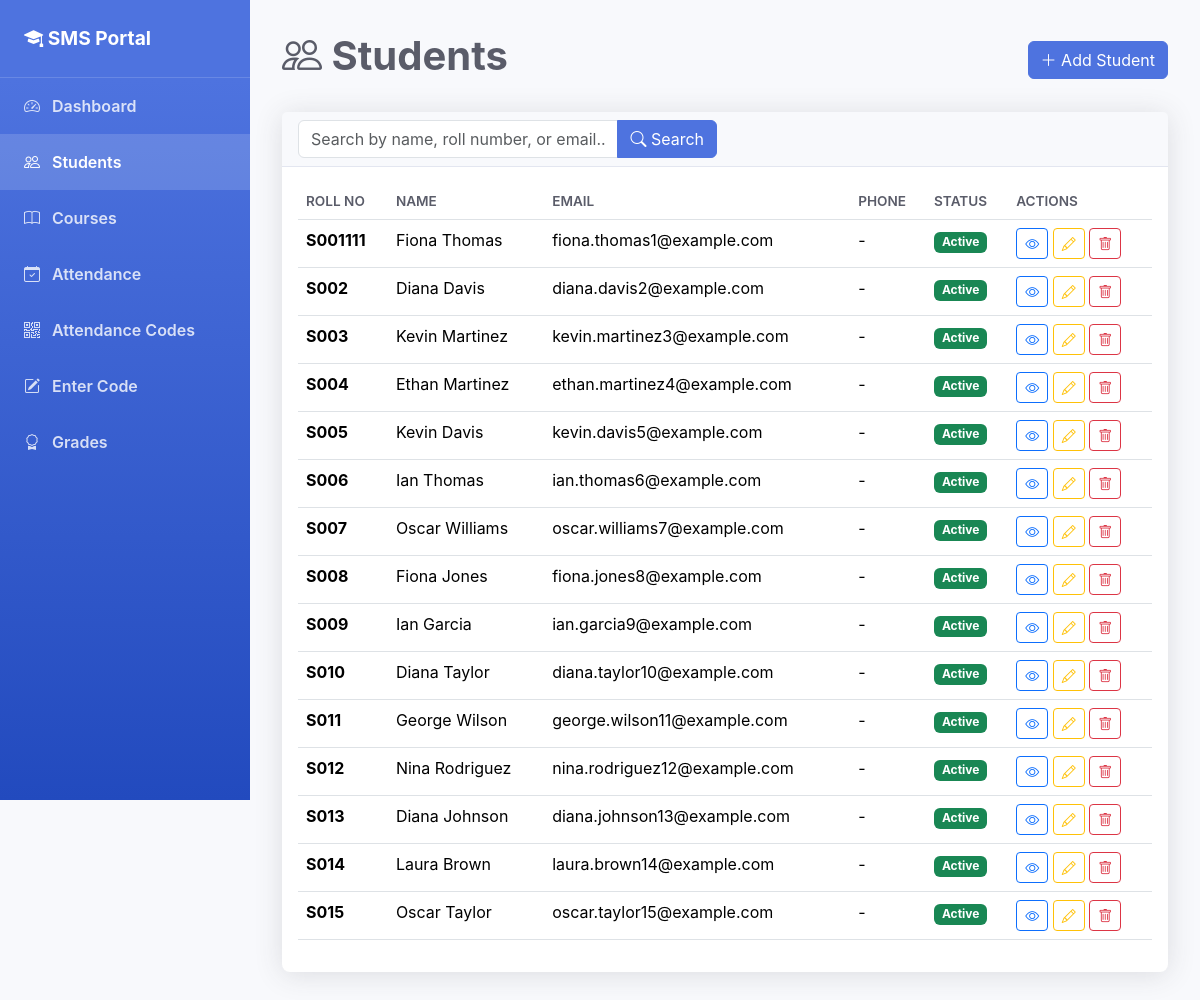
The page /students/ on the database its author committed.
### students/models.py (models this page shows, shortened)
class Student(models.Model):
    GENDER_CHOICES = [
        ('M', 'Male'),
        ('F', 'Female'),
        ('O', 'Other'),
    ]
    roll_number = models.CharField(max_length=20, unique=True)
    first_name = models.CharField(max_length=50)
    last_name = models.CharField(max_length=50)
    email = models.EmailField(unique=True)
    phone = models.CharField(max_length=15, blank=True)
    gender = models.CharField(max_length=1, choices=GENDER_CHOICES, default='M')
    date_of_birth = models.DateField()
    address = models.TextField(blank=True)
    enrollment_date = models.DateField(auto_now_add=True)
    courses = models.ManyToManyField(Course, blank=True, related_name='students')
    is_active = models.BooleanField(default=True)
    photo = models.ImageField(upload_to='student_photos/', blank=True, null=True)
    created_at = models.DateTimeField(auto_now_add=True)
    updated_at = models.DateTimeField(auto_now=True)
    @property
    def full_name(self):
        return f"{self.first_name} {self.last_name}"
    class Meta:
        ordering = ['roll_number']

### students/views.py (the view, shortened to what this page needs)
# urls.py: path('students/', views.student_list, name='student_list'),
def student_list(request):
    query = request.GET.get('q', '')
    students = Student.objects.all()
    context = {'students': students, 'query': query}
    return render(request, 'students/student_list.html', context)

### students/templates/students/student_list.html (shortened to what this page needs)
{% extends 'students/base.html' %}
{% block content %}
<div class="page-header d-flex justify-content-between align-items-center">
    <h1><i class="bi bi-people"></i> Students</h1>
    <a href="{% url 'student_create' %}" class="btn btn-primary">
        <i class="bi bi-plus-lg"></i> Add Student
    </a>
</div>
<div class="card">
    <div class="card-header">
        <form method="GET" class="row g-3">
            <div class="col-md-6">
                <div class="input-group">
                    <input type="text" class="form-control" name="q" value="{{ query }}" placeholder="Search by name, roll number, or email...">
                    <button class="btn btn-primary" type="submit">
                        <i class="bi bi-search"></i> Search
                    </button>
                </div>
            </div>
        </form>
    </div>
    <div class="card-body">
        {% if students %}
            <div class="table-responsive">
                <table class="table table-hover">
                    <thead>
                        <tr>
                            <th>Roll No</th>
                            <th>Name</th>
                            <th>Email</th>
                            <th>Phone</th>
                            <th>Status</th>
                            <th>Actions</th>
                        </tr>
                    </thead>
                    <tbody>
                        {% for student in students %}
                        <tr>
                            <td><strong>{{ student.roll_number }}</strong></td>
                            <td>{{ student.full_name }}</td>
                            <td>{{ student.email }}</td>
                            <td>{{ student.phone|default:"-" }}</td>
                            <td>
                                {% if student.is_active %}
                                    <span class="badge bg-success">Active</span>
                                {% else %}
                                    <span class="badge bg-secondary">Inactive</span>
                                {% endif %}
                            </td>
                            <td>
                                <a href="{% url 'student_detail' student.pk %}" class="btn btn-sm btn-outline-primary" title="View">
                                    <i class="bi bi-eye"></i>
                                </a>
                                <a href="{% url 'student_update' student.pk %}" class="btn btn-sm btn-outline-warning" title="Edit">
                                    <i class="bi bi-pencil"></i>
                                </a>
                                <a href="{% url 'student_delete' student.pk %}" class="btn btn-sm btn-outline-danger" title="Delete">
                                    <i class="bi bi-trash"></i>
                                </a>
                            </td>
                        </tr>
                        {% endfor %}
                    </tbody>
                </table>
            </div>
        {% else %}
            <div class="text-center py-5">
                <i class="bi bi-people" style="font-size: 4rem; color: #ccc;"></i>
                <p class="text-muted mt-3">No students found.</p>
                <a href="{% url 'student_create' %}" class="btn btn-primary">Add First Student</a>
            </div>
        {% endif %}
    </div>
</div>
{% endblock %}

### students/templates/students/base.html (shortened to what this page needs)
<!DOCTYPE html>
<html lang="en">
<head>
    <link href="https://cdn.jsdelivr.net/npm/bootstrap@5.3.2/dist/css/bootstrap.min.css" rel="stylesheet">
    <link href="https://cdn.jsdelivr.net/npm/bootstrap-icons@1.11.1/font/bootstrap-icons.css" rel="stylesheet">
</head>
<body>
    <nav class="sidebar">
        <a href="{% url 'dashboard' %}" class="brand-text">
            <i class="bi bi-mortarboard-fill"></i> SMS Portal
        </a>
        <ul class="nav flex-column">
            <li class="nav-item">
                <a class="nav-link {% if request.resolver_match.url_name == 'dashboard' %}active{% endif %}" href="{% url 'dashboard' %}">
                    <i class="bi bi-speedometer2"></i> Dashboard
                </a>
            </li>
            <li class="nav-item">
                <a class="nav-link {% if 'student' in request.resolver_match.url_name %}active{% endif %}" href="{% url 'student_list' %}">
                    <i class="bi bi-people"></i> Students
                </a>
            </li>
            <li class="nav-item">
                <a class="nav-link {% if 'course' in request.resolver_match.url_name %}active{% endif %}" href="{% url 'course_list' %}">
                    <i class="bi bi-book"></i> Courses
                </a>
            </li>
            <li class="nav-item">
                <a class="nav-link " href="{% url 'attendance_list' %}">
                    <i class="bi bi-calendar-check"></i> Attendance
                </a>
            </li>
            <li class="nav-item">
                <a class="nav-link {% if 'attendance_session' in request.resolver_match.url_name %}active{% endif %}" href="{% url 'attendance_session_list' %}">
                    <i class="bi bi-qr-code"></i> Attendance Codes
                </a>
            </li>
            <li class="nav-item">
                <a class="nav-link {% if request.resolver_match.url_name == 'mark_attendance_code' %}active{% endif %}" href="{% url 'mark_attendance_code' %}">
                    <i class="bi bi-pencil-square"></i> Enter Code
                </a>
            </li>
            <li class="nav-item">
                <a class="nav-link {% if 'grade' in request.resolver_match.url_name %}active{% endif %}" href="{% url 'grade_list' %}">
                    <i class="bi bi-award"></i> Grades
                </a>
            </li>
        </ul>
    </nav>
    <div class="main-content">
        {% block content %}{% endblock %}
    </div>
</body>
</html>

### students/templates/students/base.html (style rules this page uses)
:root { --primary-color: #4e73df; --secondary-color: #858796; --success-color: #1cc88a; --info-color: #36b9cc; --warning-color: #f6c23e; --danger-color: #e74a3b; }
body { background-color: #f8f9fc; font-family: 'Nunito', -apple-system, BlinkMacSystemFont, 'Segoe UI', Roboto, sans-serif; }
.sidebar { min-height: 100vh; background: linear-gradient(180deg, #4e73df 10%, #224abe 100%); width: 250px; position: fixed; left: 0; top: 0; z-index: 100; }
.sidebar .nav-link { color: rgba(255, 255, 255, 0.8); padding: 1rem 1.5rem; font-weight: 600; transition: all 0.2s; }
.sidebar .nav-link.active { color: #fff; background-color: rgba(255, 255, 255, 0.15); }
.sidebar .nav-link i { margin-right: 0.5rem; }
.brand-text { color: #fff; font-size: 1.2rem; font-weight: 700; padding: 1.5rem; text-decoration: none; display: block; border-bottom: 1px solid rgba(255, 255, 255, 0.15); }
.main-content { margin-left: 250px; padding: 2rem; }
.card { border: none; box-shadow: 0 0.15rem 1.75rem 0 rgba(58, 59, 69, 0.15); border-radius: 0.5rem; }
.card-header { background-color: #f8f9fc; border-bottom: 1px solid #e3e6f0; font-weight: 700; color: var(--primary-color); }
.btn-primary { background-color: var(--primary-color); border-color: var(--primary-color); }
.table th { font-weight: 600; color: #5a5c69; text-transform: uppercase; font-size: 0.85rem; }
.page-header { margin-bottom: 1.5rem; }
.page-header h1 { color: #5a5c69; font-weight: 700; }

### rows shown on the page
Student: roll_number "S001111", full_name "Fiona Thomas", email "fiona.thomas1@example.com", phone "-", is_active "Active"
Student: roll_number "S002", full_name "Diana Davis", email "diana.davis2@example.com", phone "-", is_active "Active"
Student: roll_number "S003", full_name "Kevin Martinez", email "kevin.martinez3@example.com", phone "-", is_active "Active"
Student: roll_number "S004", full_name "Ethan Martinez", email "ethan.martinez4@example.com", phone "-", is_active "Active"
Student: roll_number "S005", full_name "Kevin Davis", email "kevin.davis5@example.com", phone "-", is_active "Active"
Student: roll_number "S006", full_name "Ian Thomas", email "ian.thomas6@example.com", phone "-", is_active "Active"
Student: roll_number "S007", full_name "Oscar Williams", email "oscar.williams7@example.com", phone "-", is_active "Active"
Student: roll_number "S008", full_name "Fiona Jones", email "fiona.jones8@example.com", phone "-", is_active "Active"
Student: roll_number "S009", full_name "Ian Garcia", email "ian.garcia9@example.com", phone "-", is_active "Active"
Student: roll_number "S010", full_name "Diana Taylor", email "diana.taylor10@example.com", phone "-", is_active "Active"
Student: roll_number "S011", full_name "George Wilson", email "george.wilson11@example.com", phone "-", is_active "Active"
Student: roll_number "S012", full_name "Nina Rodriguez", email "nina.rodriguez12@example.com", phone "-", is_active "Active"
Student: roll_number "S013", full_name "Diana Johnson", email "diana.johnson13@example.com", phone "-", is_active "Active"
Student: roll_number "S014", full_name "Laura Brown", email "laura.brown14@example.com", phone "-", is_active "Active"
Student: roll_number "S015", full_name "Oscar Taylor", email "oscar.taylor15@example.com", phone "-", is_active "Active"
